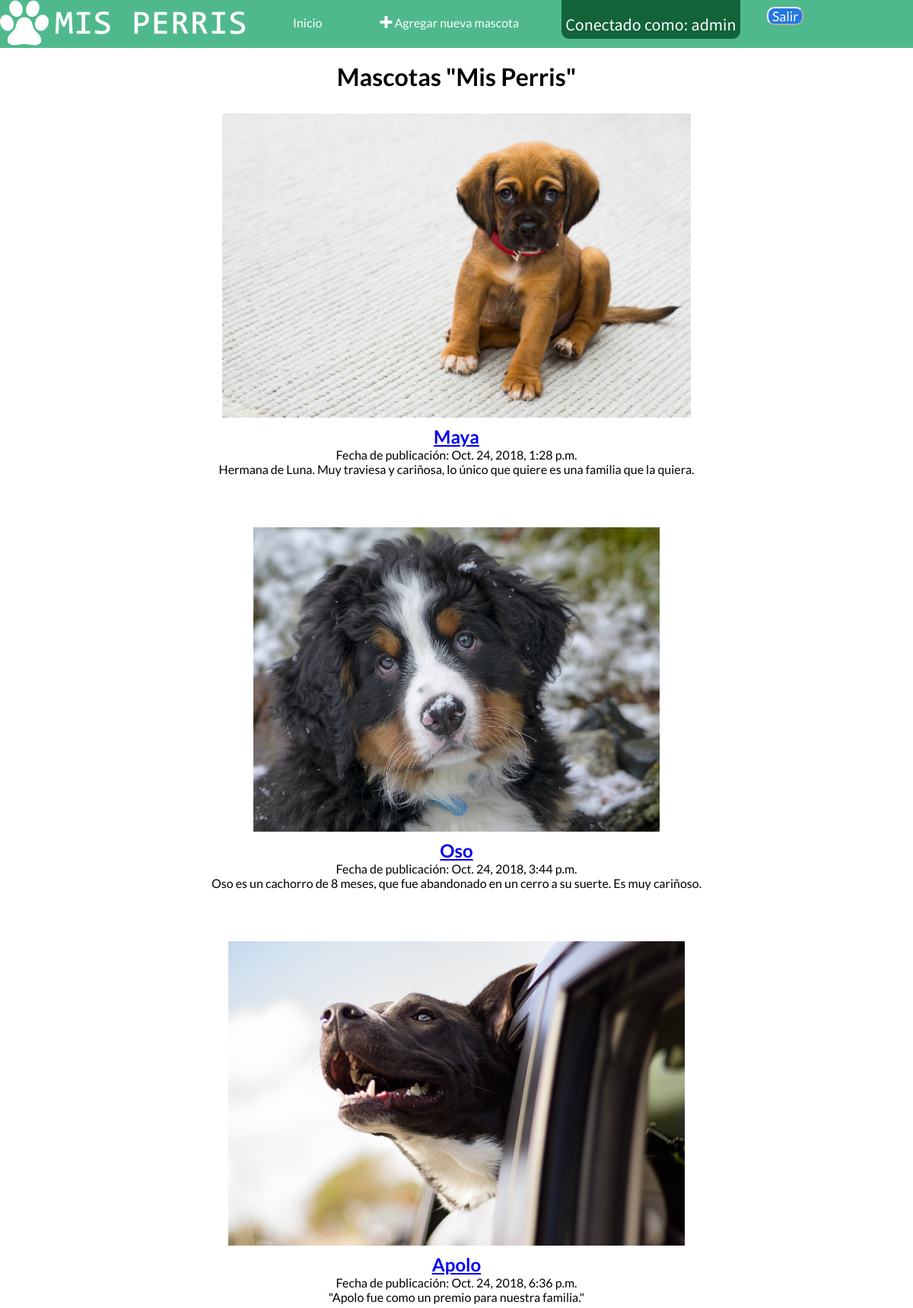
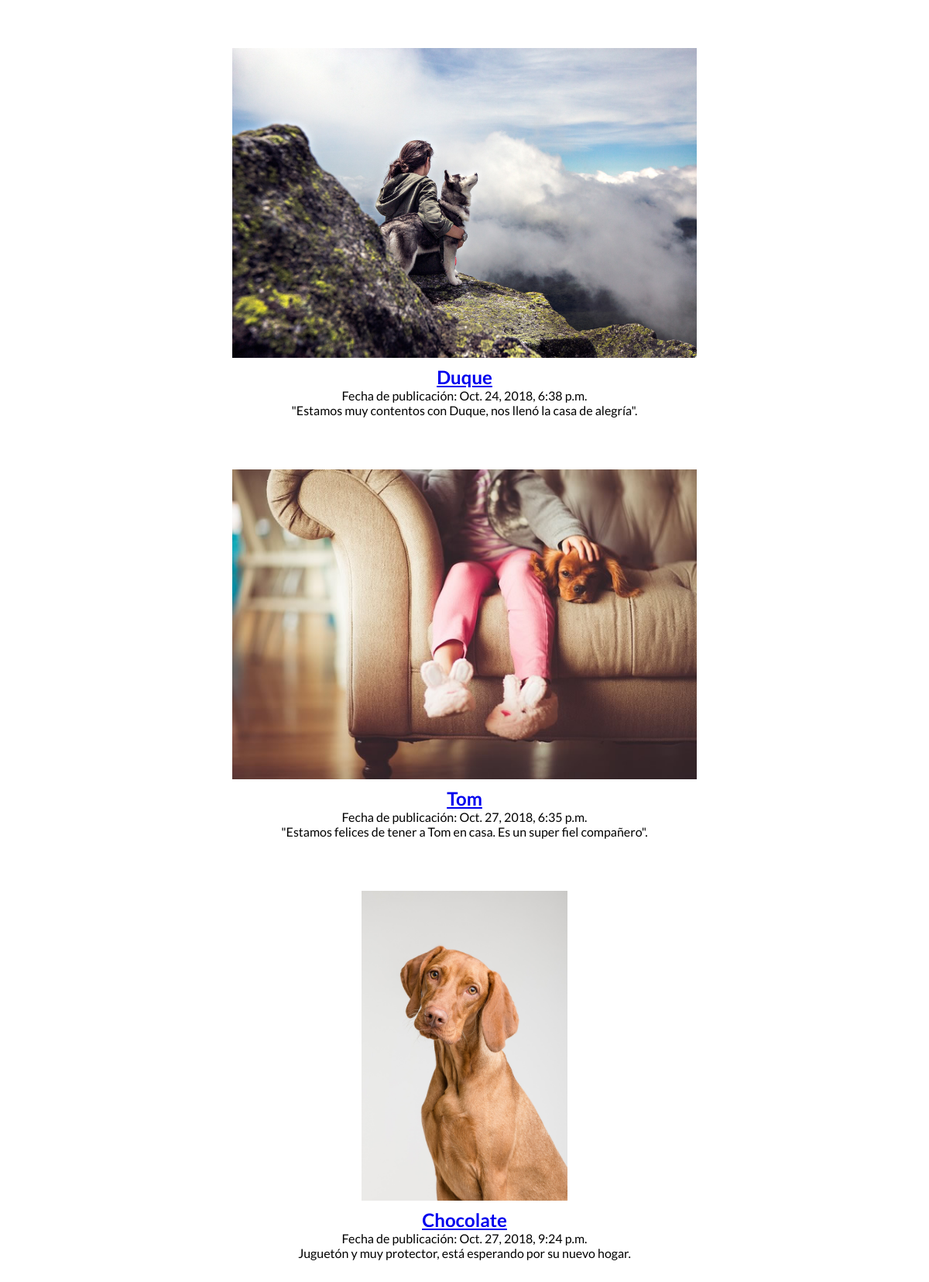
The app's page /Mascota_List (signed in) with its own data (2 pictures, top to bottom).
### blog/models.py (models this page shows, shortened)
class Mascotas(models.Model):
    foto = models.ImageField(blank=True,null=True,upload_to="perro/%Y")
    nombre = models.CharField(max_length=30)
    raza = models.CharField(max_length=30)
    descripcion = models.CharField(max_length=100)
    estado_choices = (
                     ('RESCATADO','Rescatado'),
                     ('DISPONIBLE','Disponible'),
                     ('ADOPTADO','Adoptado'),
    )
    estado = models.CharField(max_length=15,choices=estado_choices,default='RESCATADO')
    fecha_publicacion = models.DateTimeField(
            blank=True, null=True)
    class Meta:
        permissions = (
            ('mantenedor_mascotas', _('Mascotas')),
        )

### blog/views.py (the view)
# urls.py: url(r'^Mascota_List',views.mascota_list,name='mascota_list'),
@login_required(login_url="/accounts/login/")
def mascota_list(request):
    user = request.user
    mascotas = Mascotas.objects.filter().order_by('fecha_publicacion')
    if user.has_perm('blog.admin'):
        return render(request, 'blog/Mascota_list.html', {'mascotas':mascotas})
    else:
        return render(request,'blog/Main.html')

### blog/templates/blog/Mascota_list.html
{% extends 'blog/base_mascotas.html' %}
{% block content %}
<div class=container-fluid>
    <div class="row">
        <div class="col-xs-12">
                <div class="mascota">
                        <h1>Mascotas "Mis Perris"</h1>
                        {% for mascota in mascotas %}
                        <br>
                        <div class="imagen_mascota">
                            <img class="centrado" style="height:400px" src="{{ mascota.foto.url }}" alt="mascota_img">
                        </div>
                        <div class="nombre_mascota">
                            <h2><a href="{% url 'blog:mascota_detail' pk=mascota.pk %}">{{ mascota.nombre }}</a></h2>
                        </div>
                        <div class="fecha_mascota">
                            <p>Fecha de publicación: {{ mascota.fecha_publicacion }}</p>
                        </div>
                        <div class="desc_mascota">
                            <p>{{ mascota.descripcion|linebreaksbr }}</p>
                        </div>
                        <br>
                        <br>
                        {% endfor %}
                    </div>
                </div>
        </div>
    </div>
{% endblock %}

### blog/templates/blog/base_mascotas.html (shortened to what this page needs)
<!DOCTYPE html>
<html lang="es">
{% load staticfiles %} {% load pwa %}
<head>
    <link rel="stylesheet" href="/static/fontsicon/style.css">
    <link rel="stylesheet" href="/static/css/flexboxgrid.css">
    <link rel="stylesheet" href="" type="text/css">
    <link rel="stylesheet" href="/static/css/LightBox.css">
    <link rel="stylesheet" href="/static/css/flexslider.css">
    <link rel="stylesheet" href="/static/css/Style.css">
</head>
<body>
    <div class="container-fluid">
        <div class="row">
            <div class="col-xs-12">
                <header>
                    <nav>
                        <ul>
                            <li>
                                <img src="/static/IMG/logo.png" alt="logo">
                            </li>
                            <li>
                                <a href="{% url 'blog:home' %}">Inicio</a>
                            </li>
                            {% if user.is_authenticated %}
                            <li>
                                <a href="{% url 'blog:mascota_new' %}" class="top-menu"><span class="icon-plus agregar"></span>
                                    Agregar nueva mascota</a>
                            </li>
                            <li style="font-size:22px" class="aviso-user">
                                <div class="connect-message">
                                    Conectado como: {{ request.user }}
                                </div>
                            </li>
                            <li>
                                <form class="logout-link" action="{% url 'accounts:logout' %}" method="post">
                                    <button class="salir" type="submit">Salir</button>
                                </form>
                            </li>
                            {% else %}
                            <li style="font-size:20px">
                                <a href="{% url 'accounts:login' %}">INGRESA</a>
                            </li>
                            {% endif %}
                        </ul>
                    </nav>
                </header>
                <br> {% block content %} {% endblock %}
            </div>
        </div>
    </div>
</body>
</html>

### blog/static/css/flexboxgrid.css (style rules this page uses)
.container-fluid { margin-right: auto; margin-left: auto; }
.row { box-sizing: border-box; display: -ms-flexbox; display: -webkit-box; display: flex; -ms-flex: 0 1 auto; -webkit-box-flex: 0; flex: 0 1 auto; -ms-flex-direction: row; -webkit-box-orient: horizontal; -webkit-box-direction: normal; flex-direction: row; -ms-flex-wrap: wrap; flex-wrap: wrap; }
.col-xs, .col-xs-1, .col-xs-2, .col-xs-3, .col-xs-4, .col-xs-5, .col-xs-6, .col-xs-7, .col-xs-8, .col-xs-9, .col-xs-10, .col-xs-11, .col-xs-12 { box-sizing: border-box; -ms-flex: 0 0 auto; -webkit-box-flex: 0; flex: 0 0 auto; }
.col-xs-12 { -ms-flex-preferred-size: 100%; flex-basis: 100%; max-width: 100%; }

### blog/static/css/flexslider.css (style rules this page uses)
* { margin: 0; padding: 0; }

### blog/static/css/Style.css (style rules this page uses)
* { margin: 0; padding: 0; box-sizing: border-box; }
header { background: #4fb98d; font-family: 'Lato', sans-serif; }
header nav ul { overflow: hidden; list-style: none; text-align: center; }
header nav ul li { margin-right: 3%; float: left; }
header nav ul li a { color: white; padding: 20px; text-decoration: none; display: block; }
.logout-link .salir { float: right; margin-right: 1%; margin-top: 18%; height: 3vh; width: 4vw; font-size : 1.1em; font-family: 'Lato', sans-serif; background-color: #2277e6; border-color: #fff; color: #fff; border-radius: 10px 10px 10px 10px; }
.connect-message { margin-top: 6%; color: #fff; font-family: 'Source Sans Pro', sans-serif; }
header nav ul .aviso-user { background: rgb(18, 99, 58); border: solid 5px rgb(18, 99, 58); border-radius: 0px 0px 10px 10px; }
.mascota { font-family: 'Lato', sans-serif; text-align: center; }
.mascota h1 { text-align: center; }
.centrado { margin:10px auto; display:block; }

### records on screen
Mascotas: foto (picture), nombre "Maya", fecha_publicacion "Oct. 24, 2018, 1:28 p.m.", descripcion "Hermana de Luna. Muy traviesa y cariñosa, lo único que quiere es una familia que la quiera."
Mascotas: foto (picture), nombre "Oso", fecha_publicacion "Oct. 24, 2018, 3:44 p.m.", descripcion "Oso es un cachorro de 8 meses, que fue abandonado en un cerro a su suerte. Es muy cariñoso."
Mascotas: foto (picture), nombre "Apolo", fecha_publicacion "Oct. 24, 2018, 6:36 p.m.", descripcion "\"Apolo fue como un premio para nuestra familia.\""
Mascotas: foto (picture), nombre "Duque", fecha_publicacion "Oct. 24, 2018, 6:38 p.m.", descripcion "\"Estamos muy contentos con Duque, nos llenó la casa de alegría\"."
Mascotas: foto (picture), nombre "Tom", fecha_publicacion "Oct. 27, 2018, 6:35 p.m.", descripcion "\"Estamos felices de tener a Tom en casa. Es un super fiel compañero\"."
Mascotas: foto (picture), nombre "Chocolate", fecha_publicacion "Oct. 27, 2018, 9:24 p.m.", descripcion "Juguetón y muy protector, está esperando por su nuevo hogar."

### other values on screen
{{ request.user }} "admin"
